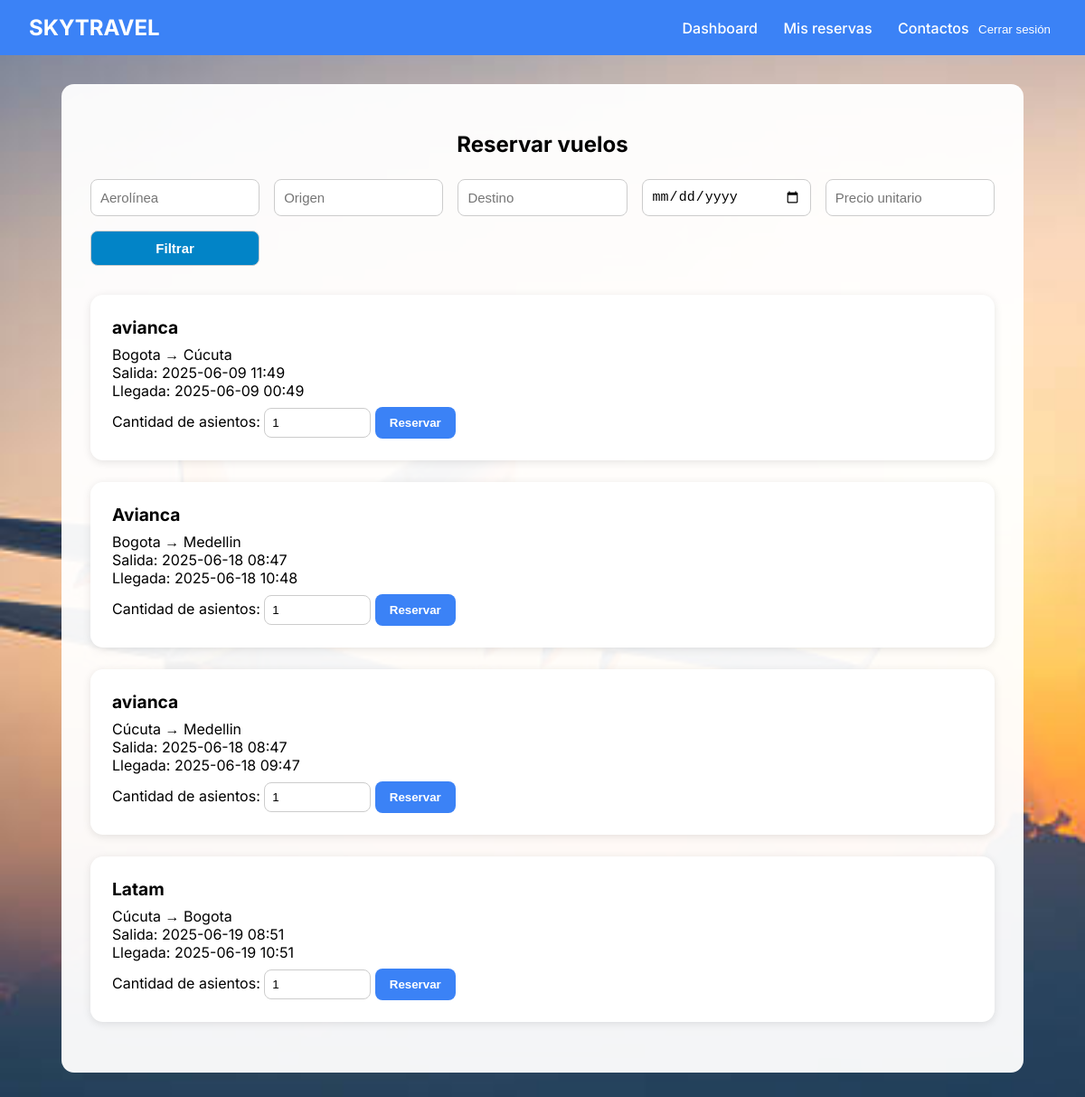
/api/vuelos/usuario/vuelos/ (signed in), run on the app's committed database.
### flights/models.py (models this page shows, shortened)
class Flight(models.Model):
    airline = models.CharField(max_length=100)
    origin = models.CharField(max_length=100)
    destination = models.CharField(max_length=100)
    departure_time = models.DateTimeField()
    arrival_time = models.DateTimeField()
    price = models.DecimalField(max_digits=10, decimal_places=2, default=0.00)
    created_by = models.ForeignKey(settings.AUTH_USER_MODEL, on_delete=models.CASCADE)
    is_active = models.BooleanField(default=True)  # para cancelación futura

### flights/views.py (the view)
# urls.py: path('usuario/vuelos/', views.vuelos_disponibles, name='vuelos_usuario'),
@login_required
def vuelos_disponibles(request):
    vuelos = Flight.objects.filter(is_active=True).order_by('departure_time')
    airline = request.GET.get('airline')
    origin = request.GET.get('origin')
    destination = request.GET.get('destination')
    fecha = request.GET.get('fecha')
    if airline:
        vuelos = vuelos.filter(airline__icontains=airline)
    if origin:
        vuelos = vuelos.filter(origin__icontains=origin)
    if destination:
        vuelos = vuelos.filter(destination__icontains=destination)
    if fecha:
        vuelos = vuelos.filter(departure_time__date=fecha)
    reservas = []
    if request.user.is_authenticated:
        reservas = Reserva.objects.filter(usuario=request.user)
    return render(request, 'vuelos_usuario.html', {
        'vuelos': vuelos,
        'reservas': reservas
    })

### usuarios/templates/vuelos_usuario.html (shortened to what this page needs)
{% load static %}
<!DOCTYPE html>
<html lang="es">
<head>
</head>
<body>
  <nav>
    <div class="logo">SKYTRAVEL</div>
    <div class="links">
      <a href="{% url 'dashboard_page' %}">Dashboard</a>
      <a href="{% url 'mis_reservas' %}">Mis reservas</a>
      <a href="{% url 'contacto' %}">Contactos</a>
      <form action="{% url 'logout' %}" method="post" style="display:inline;">
         <button type="submit" style="background:none;border:none;color:white;cursor:pointer;">Cerrar sesión</button>
      </form>
    </div>
  </nav>
  <div class="container">
    <h2>Reservar vuelos</h2>
    <div class="filtros">
      <form method="GET">
        <input type="text" name="airline" placeholder="Aerolínea" value="{{ request.GET.airline }}">
        <input type="text" name="origin" placeholder="Origen" value="{{ request.GET.origin }}">
        <input type="text" name="destination" placeholder="Destino" value="{{ request.GET.destination }}">
        <input type="date" name="fecha" placeholder="Fecha de salida" value="{{ request.GET.fecha }}">
        <input type="text" name="price" placeholder="Precio unitario" value="{{ request.GET.price }}">
        <button type="submit">Filtrar</button>
      </form>
    </div>
    {% for vuelo in vuelos %}
      <div class="card">
        <strong>{{ vuelo.airline }}</strong>
        {{ vuelo.origin }} → {{ vuelo.destination }}<br>
        Salida: {{ vuelo.departure_time|date:"Y-m-d H:i" }}<br>
        Llegada: {{ vuelo.arrival_time|date:"Y-m-d H:i" }}
        <form method="POST" action="{% url 'reservar_vuelo' vuelo.id %}" onsubmit="return confirmarPago(this, {{ vuelo.price }})">
      <label>Cantidad de asientos:</label>
      <input type="number" name="cantidad_asientos" min="1" value="1" required>
      <button type="submit" class="btn">Reservar</button>
      </form>
      </div>
    {% empty %}
      <p style="text-align:center;">No hay vuelos disponibles.</p>
    {% endfor %}
  </div>
</body>
</html>

### data on the page
Flight: airline "avianca", origin "Bogota", destination "Cúcuta", departure_time "2025-06-09 11:49", arrival_time "2025-06-09 00:49"
Flight: airline "Avianca", origin "Bogota", destination "Medellin", departure_time "2025-06-18 08:47", arrival_time "2025-06-18 10:48"
Flight: airline "avianca", origin "Cúcuta", destination "Medellin", departure_time "2025-06-18 08:47", arrival_time "2025-06-18 09:47"
Flight: airline "Latam", origin "Cúcuta", destination "Bogota", departure_time "2025-06-19 08:51", arrival_time "2025-06-19 10:51"
